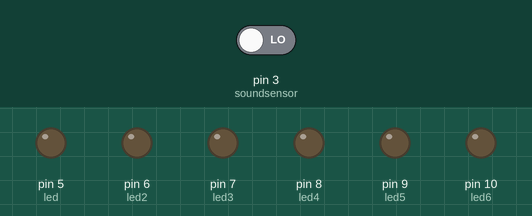
The sketch below on a simulated Arduino Uno, built with avr-gcc and run on an emulated ATmega328P. Parts: output pins drawn as LEDs (lit = HIGH). Inputs (shaded band) come from the test bench; at power-on: pin 3 (soundsensor) LOW.

Above: at 1.2 s.
1.3 s: pin 3 (soundsensor) driven HIGH
At 2.1 s:
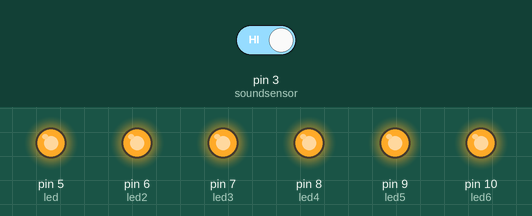
2.8 s: pin 3 (soundsensor) driven LOW
At 3.2 s:
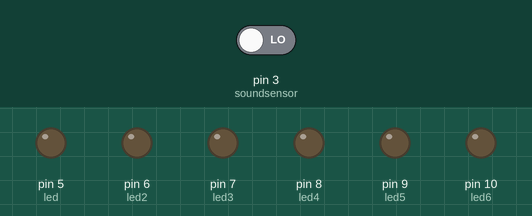
Timing chart, 0 to 5.8 s (numbered marks = the images above; inputs shaded):
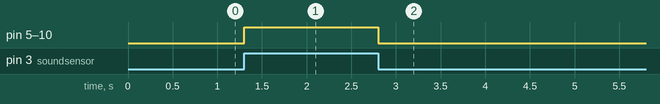

The sketch:

led_dancer.ino
```cpp
int soundsensor = 3;
int led = 5;
int led2 = 6;
int led3 = 7;
int led4 = 8;
int led5 = 9;
int led6 = 10;

void setup()
{
  pinMode (soundsensor, INPUT);
  pinMode (led, OUTPUT);
  pinMode (led2, OUTPUT);
  pinMode (led3, OUTPUT);
  pinMode (led4, OUTPUT);
  pinMode (led5, OUTPUT);
  pinMode (led6, OUTPUT);
}

void loop()
{
  int sensorvalue = digitalRead (soundsensor);            //if the sound intensity is higher than threshold which is set by us,
                                                          //then sensor would return the value as 1
  if (sensorvalue == 1)
  {
    digitalWrite(led, HIGH);
    digitalWrite(led2, HIGH);
    digitalWrite(led3, HIGH);
    digitalWrite(led4, HIGH);
    digitalWrite(led5, HIGH);
    digitalWrite(led6, HIGH);
  }

  else
  {
    digitalWrite(led, LOW);
    digitalWrite(led2, LOW);
    digitalWrite(led3, LOW);
    digitalWrite(led4, LOW);
    digitalWrite(led5, LOW);
    digitalWrite(led6, LOW);
  }

}
```

Measured:
- after the input at 1.3 s, pin 5 (led), pin 6 (led2), pin 7 (led3), pin 8 (led4), pin 9 (led5), pin 10 (led6): LOW → HIGH at once
- after the input at 2.8 s, pin 5 (led), pin 6 (led2), pin 7 (led3), pin 8 (led4), pin 9 (led5), pin 10 (led6): HIGH → LOW at once
